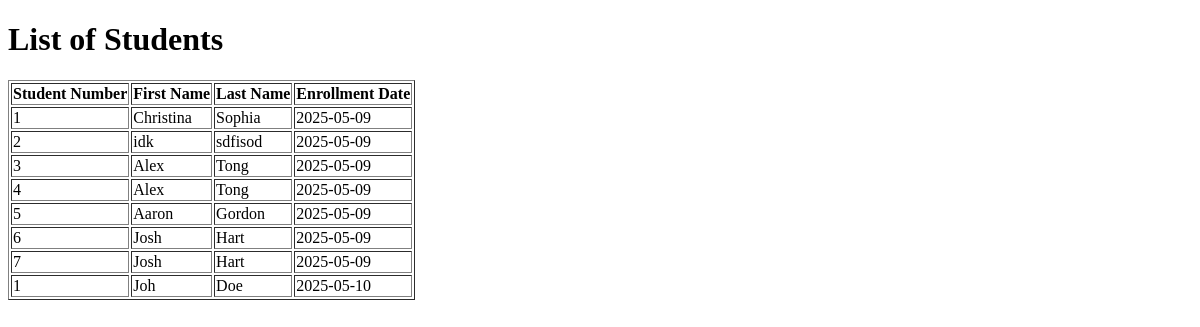
Before: /students with the older database file.
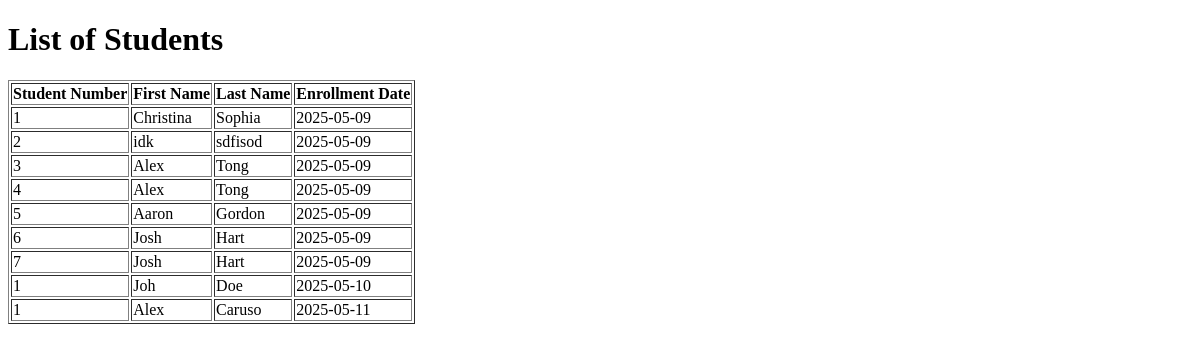
After: the same page with the newer database file.
### tables this page shows
CREATE TABLE student(
                    StudentNumber TEXT NOT NULL,
                    FirstName TEXT NOT NULL,
                    LastName TEXT NOT NULL,
                    EnrollmentDate DATE,
                    PRIMARY KEY (StudentNumber, EnrollmentDate));

### Backend/backend.py (the view)
@app.route('/students')
def view_data():
    con = sqlite3.connect("student-database.db")
    con.row_factory = sqlite3.Row
    cur = con.cursor()
    cur.execute("SELECT * FROM student")
    rows = cur.fetchall()
    con.close()
    return render_template('students.html', students = rows)

### Backend/backend.py (called while the page is built)
def get_db():
    con = sqlite3.connect("student-database.db")
    con.row_factory = sqlite3.Row
    return con

def create_student_database():
    con = get_db()
    cur = con.cursor()
    cur.execute("""
                CREATE TABLE IF NOT EXISTS student(
                    StudentNumber INTEGER,
                    FirstName TEXT NOT NULL,
                    LastName TEXT NOT NULL,
                    EnrollmentDate DATE,
                    PRIMARY KEY (StudentNumber, EnrollmentDate));
                """)
    con.commit()
    con.close()

def create_daily__counter_database():
    con = get_db()
    cur = con.cursor()
    cur.execute("""
                CREATE TABLE IF NOT EXISTS daily_counter(
                    date DATE,
                    count INTEGER NOT NULL,
                    PRIMARY KEY (date, count));
                """)
    con.commit()
    con.close()

@app.before_request
def initialize():
    create_student_database()
    create_daily__counter_database()

### Frontend/templates/students.html (shortened to what this page needs)
<!DOCTYPE html>
<html lang="en">
<head>
</head>
<body>
    <h1>List of Students</h1>
    <table border="1">
        <tr>
            <th>Student Number</th>
            <th>First Name</th>
            <th>Last Name</th>
            <th>Enrollment Date</th>
        </tr>
        {% for student in students %}
        <tr>
            <td>{{ student["StudentNumber"] }}</td>
            <td>{{ student["FirstName"] }}</td>
            <td>{{ student["LastName"] }}</td>
            <td>{{ student["EnrollmentDate"] }}</td>
        </tr>
        {% endfor %}
    </table>
</body>
</html>

Changed rows visible on the page:
added student: StudentNumber "1", FirstName "Alex", LastName "Caruso", EnrollmentDate "2025-05-11"
